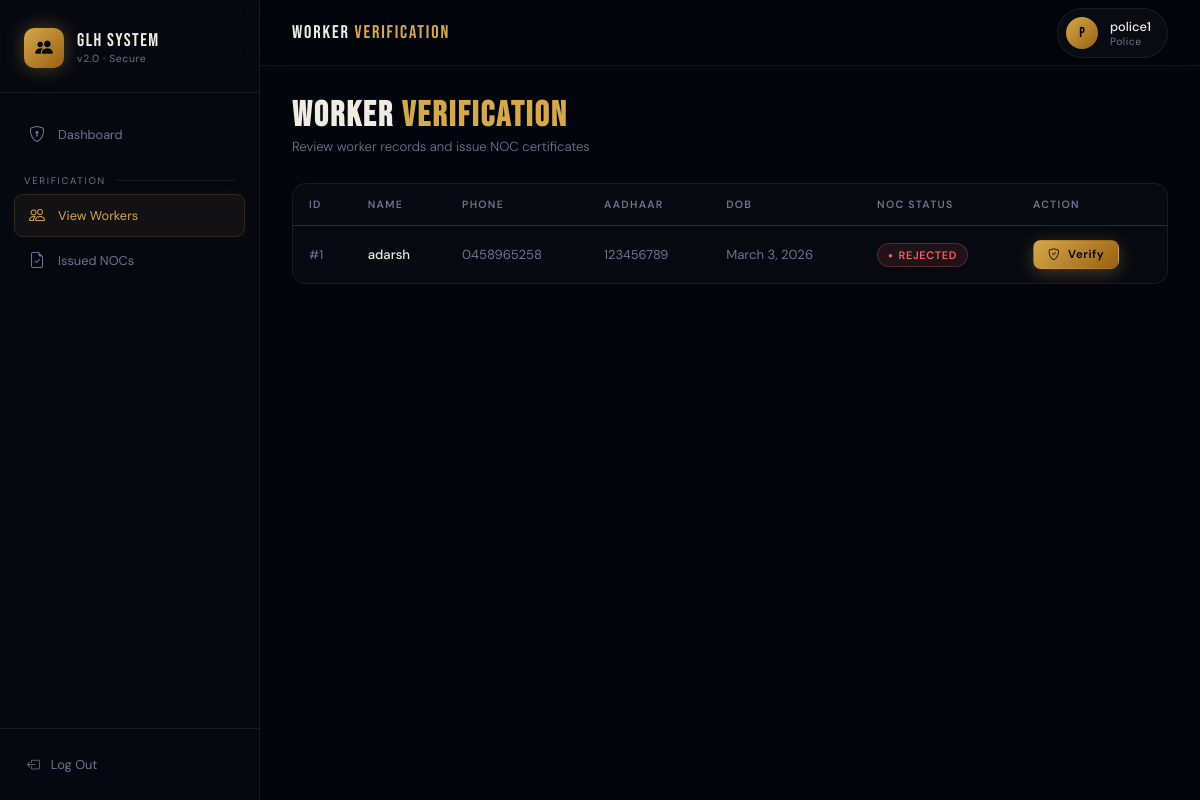
/police/workers/ (signed in), run on the app's committed database.
### hiring/models.py (models this page shows, shortened)
class UserProfile(models.Model):
    USER_TYPE_CHOICES = [
        ('Admin',    'Admin'),
        ('Police',   'Police'),
        ('Employer', 'Employer'),
        ('Worker',   'Worker'),
    ]
    STATUS_CHOICES = [
        ('Active',   'Active'),
        ('Inactive', 'Inactive'),
    ]
    user      = models.OneToOneField(User, on_delete=models.CASCADE, related_name='profile')
    user_type = models.CharField(max_length=20, choices=USER_TYPE_CHOICES)
    status    = models.CharField(max_length=10, choices=STATUS_CHOICES, default='Active')

class Worker(models.Model):
    GENDER_CHOICES = [('Male', 'Male'), ('Female', 'Female'), ('Other', 'Other')]
    wid             = models.AutoField(primary_key=True)
    name            = models.CharField(max_length=100)
    address         = models.TextField()
    gender          = models.CharField(max_length=10, choices=GENDER_CHOICES)
    phone           = models.CharField(max_length=15)
    email           = models.EmailField(unique=True)
    aadhaar_number  = models.CharField(max_length=12, unique=True)
    date_of_birth   = models.DateField()
    languages_known = models.CharField(max_length=200)
    login           = models.OneToOneField(UserProfile, on_delete=models.CASCADE, related_name='worker_profile')

### hiring/views.py (the view)
# urls.py: path('police/workers/',               views.police_view_workers, name='police_view_workers'),
@login_required
def police_view_workers(request):
    if get_role(request.user) != 'Police': return redirect('dashboard')
    rows = sql_fetchall(
        "SELECT w.wid,w.name,w.phone,w.aadhaar_number,w.date_of_birth,n.nid,n.status AS noc_status FROM hiring_worker w LEFT JOIN hiring_noc n ON n.worker_id=w.wid ORDER BY w.wid"
    )
    class O: pass
    workers = []
    for r in rows:
        obj=O(); obj.wid=r['wid']; obj.name=r['name']; obj.phone=r['phone']
        obj.aadhaar_number=r['aadhaar_number']; obj.date_of_birth=r['date_of_birth']
        if r['nid']:
            n=O(); n.status=r['noc_status']; obj.noc=n
        else:
            obj.noc=None
        workers.append(obj)
    return render(request, 'hiring/police/view_workers.html', {'workers': workers})

### hiring/views.py (called while the page is built)
def sql_fetchall(query, params=None):
    with connection.cursor() as cursor:
        cursor.execute(query, params or [])
        columns = [col[0] for col in cursor.description]
        return [dict(zip(columns, row)) for row in cursor.fetchall()]

def get_role(user):
    try:
        return user.profile.user_type
    except Exception:
        return None

### hiring/templates/hiring/police/view_workers.html (shortened to what this page needs)
{% extends "hiring/base.html" %}
{% block page_title %}Worker <span>Verification</span>{% endblock %}
{% block sidebar %}
<a href="{% url 'police_dashboard' %}"><i class="bi bi-shield-lock"></i> Dashboard</a>
<div class="sb-section">Verification</div>
<a class="active" href="{% url 'police_view_workers' %}"><i class="bi bi-people"></i> View Workers</a>
<a href="{% url 'police_view_nocs' %}"><i class="bi bi-file-earmark-check"></i> Issued NOCs</a>
{% endblock %}
{% block content %}
<div class="page-hdr fu"><div><h1>Worker <span>Verification</span></h1><p>Review worker records and issue NOC certificates</p></div></div>
<div class="card fu"><div class="tbl-wrap"><table>
  <thead><tr><th>ID</th><th>Name</th><th>Phone</th><th>Aadhaar</th><th>DOB</th><th>NOC Status</th><th>Action</th></tr></thead>
  <tbody>
  {% for w in workers %}
  <tr>
    <td style="font-size:.8rem;color:var(--mist);">#{{ w.wid }}</td>
    <td class="primary">{{ w.name }}</td>
    <td>{{ w.phone }}</td>
    <td style="font-size:.8rem;">{{ w.aadhaar_number }}</td>
    <td>{{ w.date_of_birth }}</td>
    <td>{% if w.noc %}<span class="badge badge-{{ w.noc.status|lower }}">{{ w.noc.status }}</span>{% else %}<span class="badge badge-pending">Pending</span>{% endif %}</td>
    <td><a href="{% url 'police_issue_noc' w.wid %}" class="btn btn-gold btn-sm"><i class="bi bi-shield-check"></i> Verify</a></td>
  </tr>
  {% empty %}<tr><td colspan="7"><div class="empty"><i class="bi bi-people"></i><p>No workers found</p></div></td></tr>
  {% endfor %}
  </tbody>
</table></div></div>
{% endblock %}

### hiring/templates/hiring/base.html (shortened to what this page needs)
<!DOCTYPE html>
<html lang="en">
<head>
  <link rel="stylesheet" href="https://cdn.jsdelivr.net/npm/bootstrap-icons@1.11.3/font/bootstrap-icons.css">
</head>
<body>
{% if user.is_authenticated %}
<div class="app">
  <aside class="sidebar">
    <div class="sb-brand">
      <a href="#" class="sb-logo">
        <div class="sb-icon"><i class="bi bi-people-fill"></i></div>
        <div>
          <div class="sb-name">GLH System</div>
          <div class="sb-sub">v2.0 · Secure</div>
        </div>
      </a>
    </div>
    <nav class="sb-nav">{% block sidebar %}{% endblock %}</nav>
    <div class="sb-footer">
      <a href="{% url 'logout' %}"><i class="bi bi-box-arrow-left"></i> Log Out</a>
    </div>
  </aside>
  <div class="main">
    <div class="topbar">
      <div class="topbar-title">{% block page_title %}<span>Dashboard</span>{% endblock %}</div>
      <div class="user-chip">
        <div class="user-av">{{ user.username|slice:":1"|upper }}</div>
        <div>
          <div class="user-name">{{ user.username }}</div>
          <div class="user-role">{% if user.profile %}{{ user.profile.user_type }}{% endif %}</div>
        </div>
      </div>
    </div>
    <div class="content">
      {% block content %}{% endblock %}
    </div>
  </div>
</div>
{% else %}
{% block public_content %}{% endblock %}
{% endif %}
</body>
</html>

### data on the page
Worker: wid "1", name "adarsh", phone "0458965258", aadhaar_number "123456789", date_of_birth "March 3, 2026", noc.status "REJECTED"

### other printed values
{{ user.username|slice:":1"|upper }} "P"
{{ user.username }} "police1"
{{ user.profile.user_type }} "Police"
